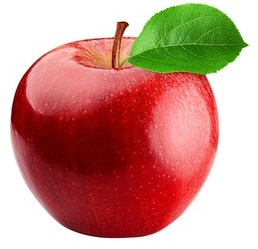
#> input picture anhthi/tao.jpg, 258 x 249 px
$ python contour.py
#> lines starting #> are read from the running program, lines starting #| are printed output that depends on the picture; after the words box and inside, x2 and y2 are one past the last pixel; in counts of white or black regions, pixels touching at a corner belong together
import cv2
import numpy as ns
I=cv2.imread('tao.jpg')
#> I is the input picture: shape (249, 258, 3); mean B, G, R 134, 145.4, 199.7
cv2.imshow('Anh Goc',I)

Igray = cv2.cvtColor(I,cv2.COLOR_BGR2GRAY)
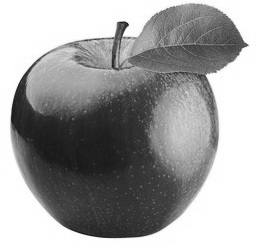
#> Igray: shape (249, 258); min 21, max 255, mean 160.3
cv2.imshow('anh gray',Igray)

thresh, I_bina = cv2.threshold(Igray, 180, 255, cv2.THRESH_BINARY)
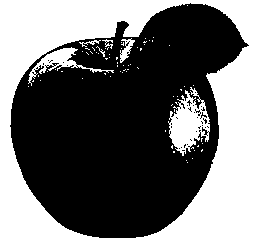
#> I_bina: shape (249, 258); 44.2% white; 74 white regions (67 under 20 px), largest, box (x1, y1, x2, y2) and area: (0, 0, 258, 249) 25793, (168, 87, 210, 156) 1517, (28, 47, 114, 86) 693
cv2.imshow('anh nhi phan nguong 180', I_bina)

thresh, I_binary = cv2.threshold(Igray, 180, 255, cv2.THRESH_BINARY)
I_binary = 255 - I_binary
#> I_binary: shape (249, 258); 55.8% white; 74 black regions (67 under 20 px)
cv2.imshow('nen den contours', I_binary)

#tim contour cua anh
I_copy = I.copy()
contours, hierarchy = cv2.findContours(I_binary, cv2.RETR_TREE, cv2.CHAIN_APPROX_SIMPLE)
#> contours = 165 contours, 155 with area under 20; largest, box (x1, y1, x2, y2) and area: (10, 3, 249, 238) 38079, (168, 89, 211, 157) 1720, (27, 46, 79, 84) 722, (119, 38, 136, 64) 202, (76, 64, 115, 74) 114
cv2.drawContours(I_copy, contours, -1, (255,0,0), 3)
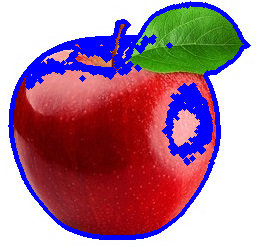
#> I_copy: shape (249, 258, 3); 12.92% of pixels changed, all inside (x1, y1, x2, y2) = (8, 1, 251, 240)
cv2.imshow('Anh contours',I_copy)

#loai bo contour be
I_copy2 = I.copy()
for contour in contours:
    if cv2.contourArea(contour) > 5000:
        cv2.drawContours(I_copy2, [contour], -1, (0,255,0), 3)
#> this loop made 165 passes
#> contour on passes 2 to 4: [[186, 162], [187, 161], [188, 162], [187, 163]], [[185, 160], [186, 159], [187, 160], [186, 161]], [[191, 158], [192, 157], [193, 158], [192, 159]]
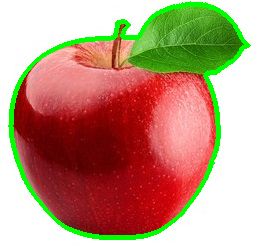
#> I_copy2: shape (249, 258, 3); 5.69% of pixels changed, all inside (x1, y1, x2, y2) = (8, 1, 251, 240)
cv2.imshow('Loai bo contours be',I_copy2)

cv2.waitKey()
cv2.destroyAllWindows()

$ run again, with anhthi/CMTND02.jpg copied over anhthi/tao.jpg
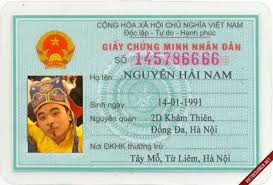
#> input picture anhthi/CMTND02.jpg, 273 x 185 px
#> I is the input picture: shape (185, 273, 3); mean B, G, R 185.9, 197.3, 185.3
#> `thresh, I_bina = cv2.threshold(Igray, 180, 255, cv2.THRESH_BINARY)`:
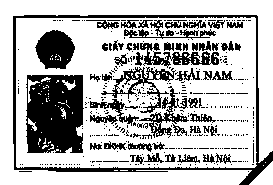
#> I_bina: shape (185, 273); 71.7% white; 384 black regions (327 under 20 px), largest, box (x1, y1, x2, y2) and area: (26, 75, 84, 153) 3892, (13, 15, 273, 185) 2516, (35, 30, 75, 69) 1129
#> I_binary: shape (185, 273); 28.3% white; 384 white regions (327 under 20 px)
#> contours = 643 contours, 583 with area under 20; largest, box (x1, y1, x2, y2) and area: (13, 15, 273, 185) 38040, (15, 16, 258, 169) 36357, (26, 75, 84, 153) 4116, (35, 30, 75, 69) 1092, (101, 67, 176, 113) 830
#> the loop `for contour in contours:` made 643 passes
#> contour on passes 1, 2, 4: [[248, 171]], [[19, 171], [31, 171]], [[131, 170], [132, 169], [133, 170], [132, 171]]
#> after the loop `for contour in contours:`:
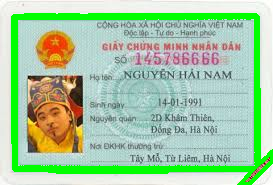
#> I_copy2: shape (185, 273, 3); 11.28% of pixels changed, all inside (x1, y1, x2, y2) = (11, 13, 273, 185)
